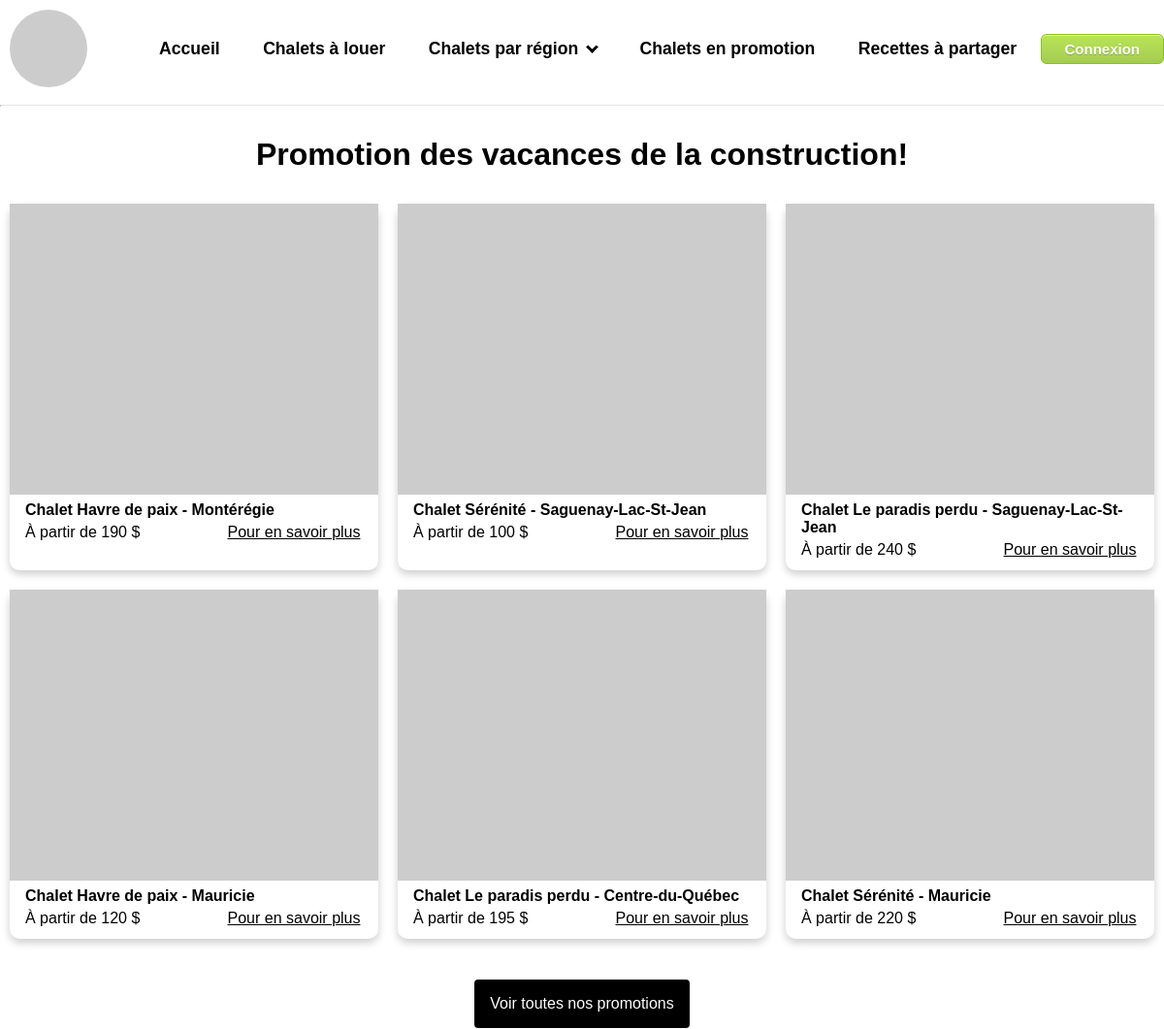
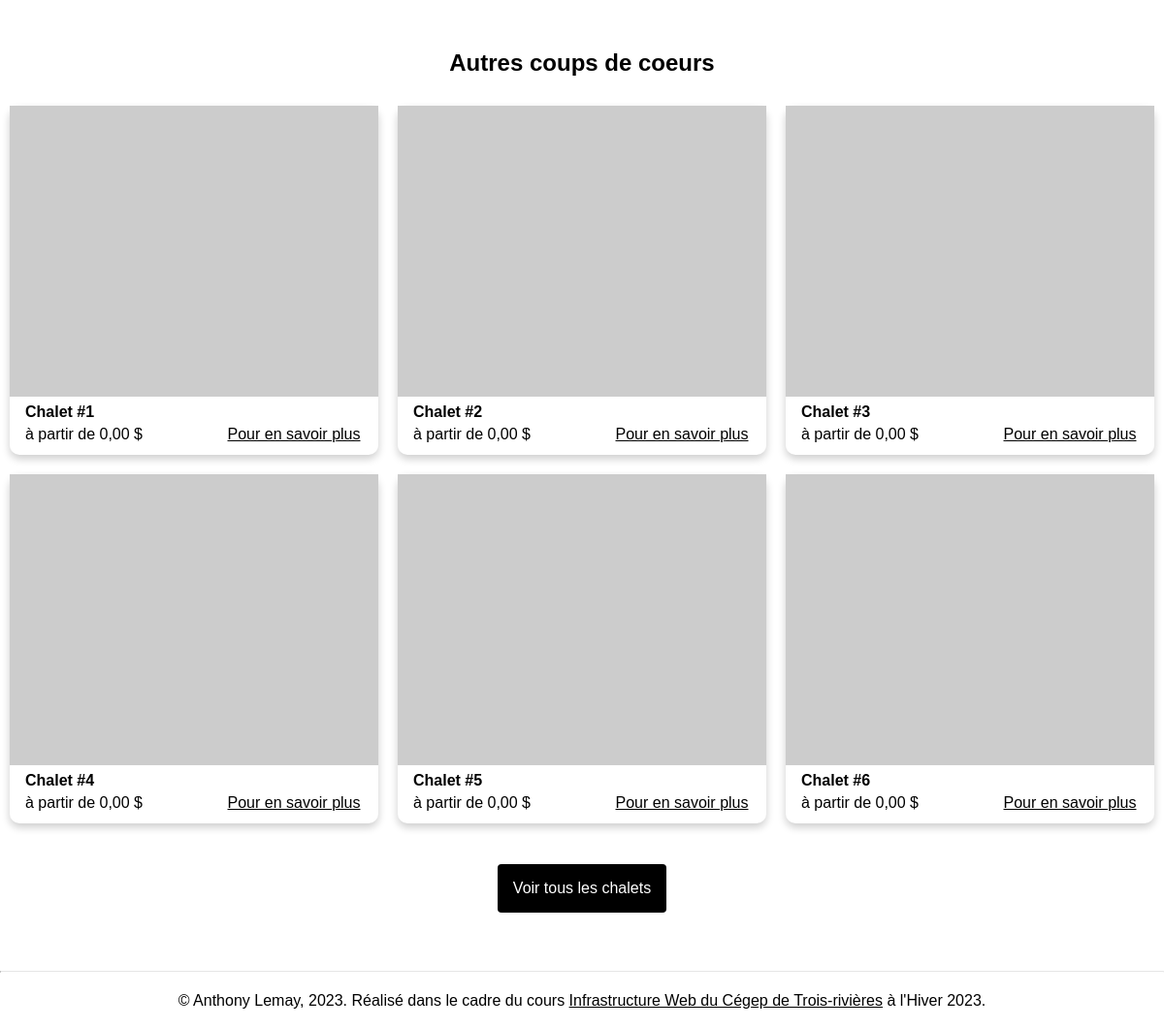
The page / on the database its author committed (2 pictures, top to bottom).
### tables this page shows
CREATE TABLE `chalets` (
  `id` int NOT NULL,
  `nom` varchar(50) NOT NULL,
  `description` text NOT NULL,
  `personnes_max` int NOT NULL,
  `prix_haute_saison` int NOT NULL,
  `prix_basse_saison` int NOT NULL,
  `actif` tinyint(1) NOT NULL,
  `promo` tinyint(1) NOT NULL,
  `date_inscription` date NOT NULL,
  `fk_region` int NOT NULL,
  `id_picsum` int NOT NULL
);

### models/chalet.php (called while the page is built, shortened)
<?php
class ModelChalet
{
    public function __construct($id, $nom, $description, $personnes_max, $prix_haute_saison, $prix_basse_saison, $actif, $promo, $date_inscription, $fk_region, $id_picsum)
    {
        $this->id = $id;
        $this->nom = $nom;
        $this->prix_basse_saison = $prix_basse_saison;
        $this->id_picsum = $id_picsum;
    }
    public static function getDealFlash()
    {
        $liste = [];
        $mysqli = Db::connecterDB_1();
        $query = "SELECT * FROM chalets WHERE promo = 1 AND actif = 1 ORDER BY RAND() LIMIT 6";
        $requete = $mysqli->prepare($query);
        if ($requete) {
            $requete->execute();
            $resultatRequete = $requete->get_result();
            foreach ($resultatRequete as $enregistrement) {
                $liste[] = new ModelChalet(
                    $enregistrement['id'],
                    $enregistrement['nom'],
                    $enregistrement['description'],
                    $enregistrement['personnes_max'],
                    $enregistrement['prix_haute_saison'],
                    $enregistrement['prix_basse_saison'],
                    $enregistrement['actif'],
                    $enregistrement['promo'],
                    $enregistrement['date_inscription'],
                    $enregistrement['fk_region'],
                    $enregistrement['id_picsum']
                );
            }
        } else {
            return null;
        }
        return $liste;
    }
}
?>

### controllers/chalet.php (called while the page is built, shortened)
<?php
require_once (__DIR__ . '/../models/chalet.php');
class ControllerChalet {
    function afficherDealFlash() {
        $chalets = ModelChalet::getDealFlash();
        require  __DIR__ . '/../views/chalets/chaletsDealFlash.php';
    }
}
?>

### views/chalets/chaletsDealFlash.php (the view)
<?php
foreach ($chalets as $chalet) {
    ?>
    <div class="card">
        <img src="https://picsum.photos/id/<?= $chalet->id_picsum ?>/500" alt="Chalet #<?= $chalet->id ?>">
        <div class="cardcontainer">
            <h4>
                <?= $chalet->nom ?>
            </h4>
            <span>À partir de
                <?= $chalet->prix_basse_saison ?> $
            </span>
            <a href="fiche_chalet.php?id=<?= $chalet->id ?>">Pour en savoir plus</a>
        </div>
    </div>
    <?php
}
?>

### views/header.php (shortened to what this page needs)
<!DOCTYPE html>
<html lang="fr-CA">
<head>
  <link rel="stylesheet" href="css/styles.css">
</head>
<body class="light-mode">
  <header>
    <nav class="containerMenu">
      <img src="https://picsum.photos/id/13/80" alt="logo">
      <ul>
        <li><a href="index.php">Accueil</a></li>
        <li><a href="liste_chalets.php">Chalets à louer</a></li>
        <li>
          <a href="liste_chalets_par_region.php">Chalets par région &nbsp;<i class="arrow down"></i></a>
        </li>
        <li><a href="liste_chalets_en_promotion.php">Chalets en promotion</a></li>
        <li><a href="recettes.php">Recettes à partager</a></li>
        <?php if (!isset($_SESSION["utilisateur"])) {
          ?>
          <button id="loginBtn" onclick="ouvrirDialogueConnexion()">Connexion</button>
        <?php
        }
        ?>
      </ul>
    </nav>
    <hr>
  </header>
  <div class="container">

### index.php (shortened to what this page needs)
<?php
include_once __DIR__ . '/views/header.php';
include_once __DIR__ . '/controllers/chalet.php';
$ControllerChalet = new ControllerChalet();
?>
<main>
  <div class="flexAccueil">
    <h1>Promotion des vacances de la construction!</h1>
    <div class="flex">
      <?php
      $ControllerChalet->afficherDealFlash();
      ?>
    </div>
    <a class="lienAccueil" href="liste_chalets_en_promotion.php"><span>Voir toutes nos promotions</span></a>
    <h2>Autres coups de coeurs</h2>
    <div class="flex">
      <div class="card">
        <img src="https://picsum.photos/id/380/500" alt="Chalet #1">
        <div class="cardcontainer">
          <h4>Chalet #1</h4>
          <span>à partir de 0,00 $</span>
          <a href="http://localhost/infrastructure_web_projet_final_2023/fiche_chalet.php?id=1">Pour en savoir plus</a>
        </div>
      </div>
      <div class="card">
        <img src="https://picsum.photos/id/10/500" alt="Chalet #9">
        <div class="cardcontainer">
          <h4>Chalet #2</h4>
          <span>à partir de 0,00 $</span>
          <a href="http://localhost/infrastructure_web_projet_final_2023/fiche_chalet.php?id=2">Pour en savoir plus</a>
        </div>
      </div>
      <div class="card">
        <img src="https://picsum.photos/id/13/500" alt="Chalet #3">
        <div class="cardcontainer">
          <h4>Chalet #3</h4>
          <span>à partir de 0,00 $</span>
          <a href="http://localhost/infrastructure_web_projet_final_2023/fiche_chalet.php?id=3">Pour en savoir plus</a>
        </div>
      </div>
      <div class="card">
        <img src="https://picsum.photos/id/14/500" alt="Chalet #4">
        <div class="cardcontainer">
          <h4>Chalet #4</h4>
          <span>à partir de 0,00 $</span>
          <a href="http://localhost/infrastructure_web_projet_final_2023/fiche_chalet.php?id=4">Pour en savoir plus</a>
        </div>
      </div>
      <div class="card">
        <img src="https://picsum.photos/id/17/500" alt="Chalet #5">
        <div class="cardcontainer">
          <h4>Chalet #5</h4>
          <span>à partir de 0,00 $</span>
          <a href="http://localhost/infrastructure_web_projet_final_2023/fiche_chalet.php?id=5">Pour en savoir plus</a>
        </div>
      </div>
      <div class="card">
        <img src="https://picsum.photos/id/28/500" alt="Chalet #6">
        <div class="cardcontainer">
          <h4>Chalet #6</h4>
          <span>à partir de 0,00 $</span>
          <a href="http://localhost/infrastructure_web_projet_final_2023/fiche_chalet.php?id=6">Pour en savoir plus</a>
        </div>
      </div>
    </div>
    <a class="lienAccueil" href="liste_chalets.php"><span>Voir tous les chalets</span></a>
  </div>
</main>
<?php include_once __DIR__ . '/views/footer.php'; ?>

### views/footer.php
</div>
<footer>
  <hr>
  &copy; Anthony Lemay, 2023. Réalisé dans le cadre du cours <a
    href="https://formation-mauricie.ca/programme/developpement-web/" target="_blank"><span>Infrastructure Web du Cégep
      de Trois-rivières</span></a> à l'Hiver 2023.
</footer>
</body>
</html>

### css/styles.css (style rules this page uses)
html { margin:0; padding:0 }
body { margin: 100px 0 0 0; padding: 20px 0; font-family: Arial, sans-serif; }
.light-mode, .light-mode a, .light-mode header { background-color: white; color: black; }
.container { max-width: 1200px; margin: 0 auto; }
.containerMenu { max-width: 1400px; margin: 0 auto; }
header img { width: 80px; height: 80px; border-radius: 50%; margin:10px }
header { width: 100%; margin: 0 auto; position: fixed; top: 0; background-color:white; }
header nav { display: flex; justify-content: space-between; align-items: center; }
header ul li { display: inline; }
header li { margin: 20px; position: relative; }
header li a { text-decoration: none; }
header nav a { font-weight: bold; font-size: 110%; }
.arrow { border: solid ; border-width: 0 3px 3px 0; display: inline-block; padding: 3px; margin-bottom:3px; }
.down { transform: rotate(45deg); -webkit-transform: rotate(45deg); }
main { margin:auto; max-width:1200px; }
main h1, main h2, main>p, footer { text-align:center; }
footer { padding-top:20px }
footer hr { margin-bottom: 20px; }
hr { border-top: 1px solid rgba(0, 0, 0, 0.1); border-bottom: 1px solid rgba(255, 255, 255, 0.3); }
.card { width:380px; border-radius: 10px; box-shadow: 0 4px 8px 0 rgba(0, 0, 0, 0.2); transition: 0.3s; margin:10px; }
.card img { width: 100%; height: 300px; object-fit: cover; }
.card .cardcontainer { padding: 2px 16px; }
.card .cardcontainer h4 { margin-top: 5px; margin-bottom: 5px; }
.card .cardcontainer { margin-bottom: 10px; }
.card .cardcontainer span { display: inline-block; margin: 0; min-width: 48%; }
.card .cardcontainer a { display: inline-block; margin: 0; text-align: right; min-width:50%; }
.flex { display: flex; flex-direction: row; flex-wrap:wrap; }
button { box-shadow: inset 0px 1px 0px 0px #d9fbbe; background: linear-gradient(to bottom, #b8e356 5%, #a5cc52 100%); background-color: #b8e356; border-radius: 6px; border: 1px solid #83c41a; display: inline-block; cursor: pointer; color: #ffffff; font-family: Arial; font-size: 15px; font-weight: bold; padding: 6px 24px; text-decoration: none; text-shadow: 0px 1px 0px #86ae47; }
.flexAccueil { display:flex; flex-direction: column; justify-items: center; align-items: center; width:100%; }
a.lienAccueil { padding:1rem; margin: 2rem; text-decoration: none; background-color: black; color: white; border-radius: .25rem; }

### rows shown on the page
chalets: nom "Chalet Havre de paix - Montérégie", prix_basse_saison "190"
chalets: nom "Chalet Sérénité - Saguenay-Lac-St-Jean", prix_basse_saison "100"
chalets: nom "Chalet Le paradis perdu - Saguenay-Lac-St-Jean", prix_basse_saison "240"
chalets: nom "Chalet Havre de paix - Mauricie", prix_basse_saison "120"
chalets: nom "Chalet Le paradis perdu - Centre-du-Québec", prix_basse_saison "195"
chalets: nom "Chalet Sérénité - Mauricie", prix_basse_saison "220"
